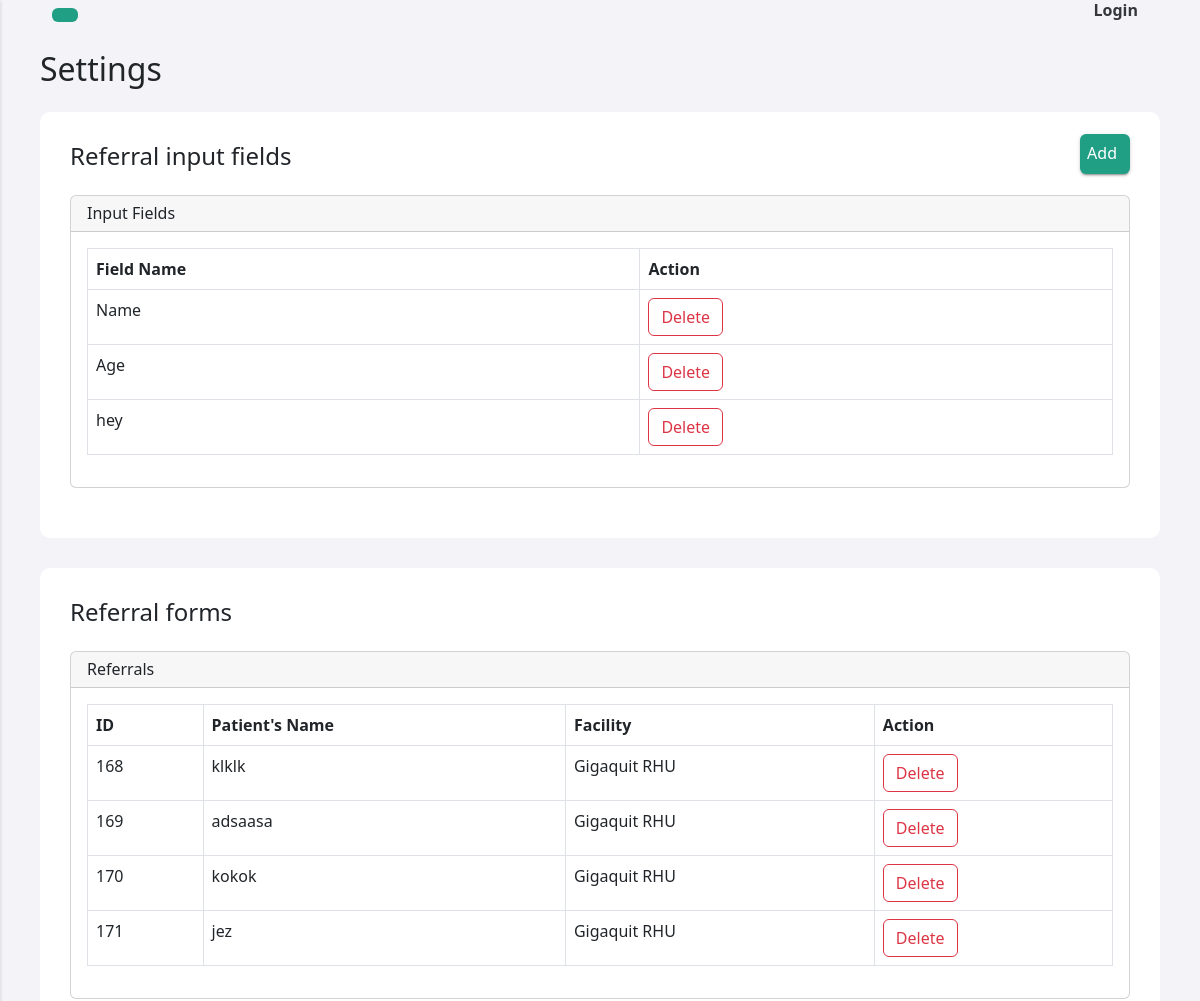
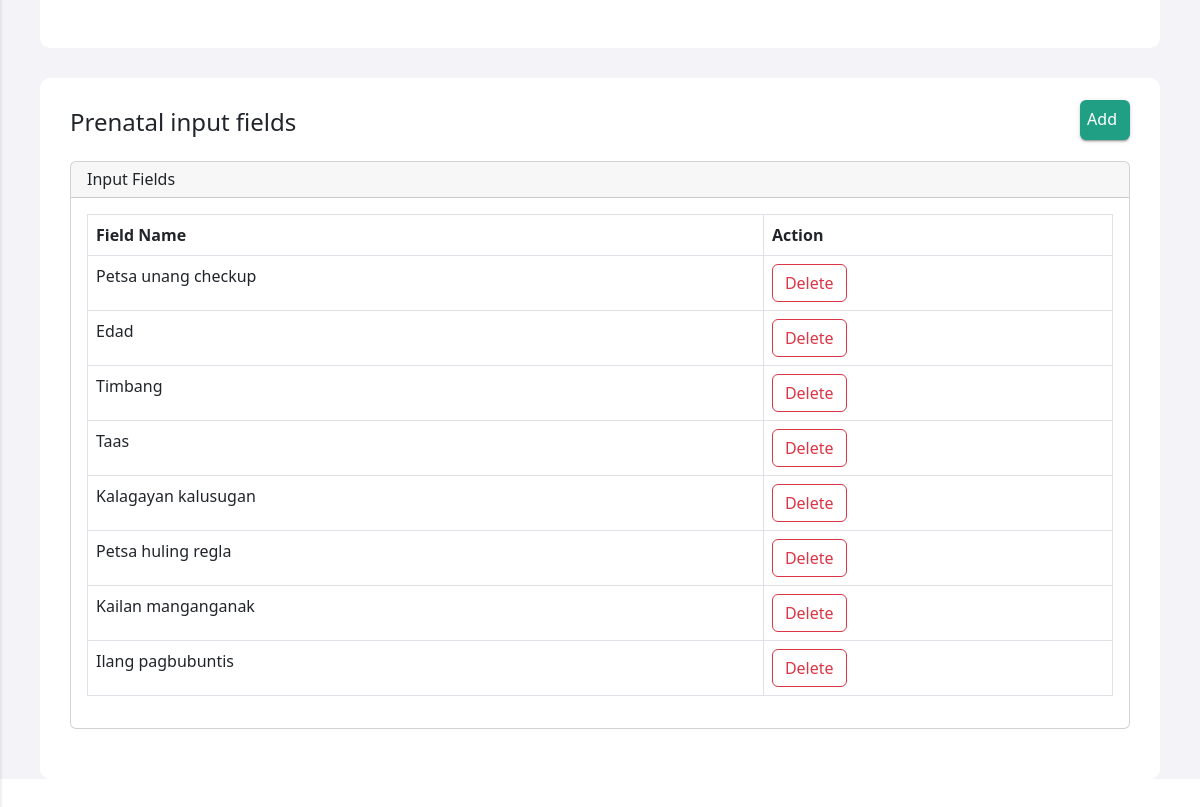
Page /settings.php (signed in) on the earlier database version (2 pictures, top to bottom).
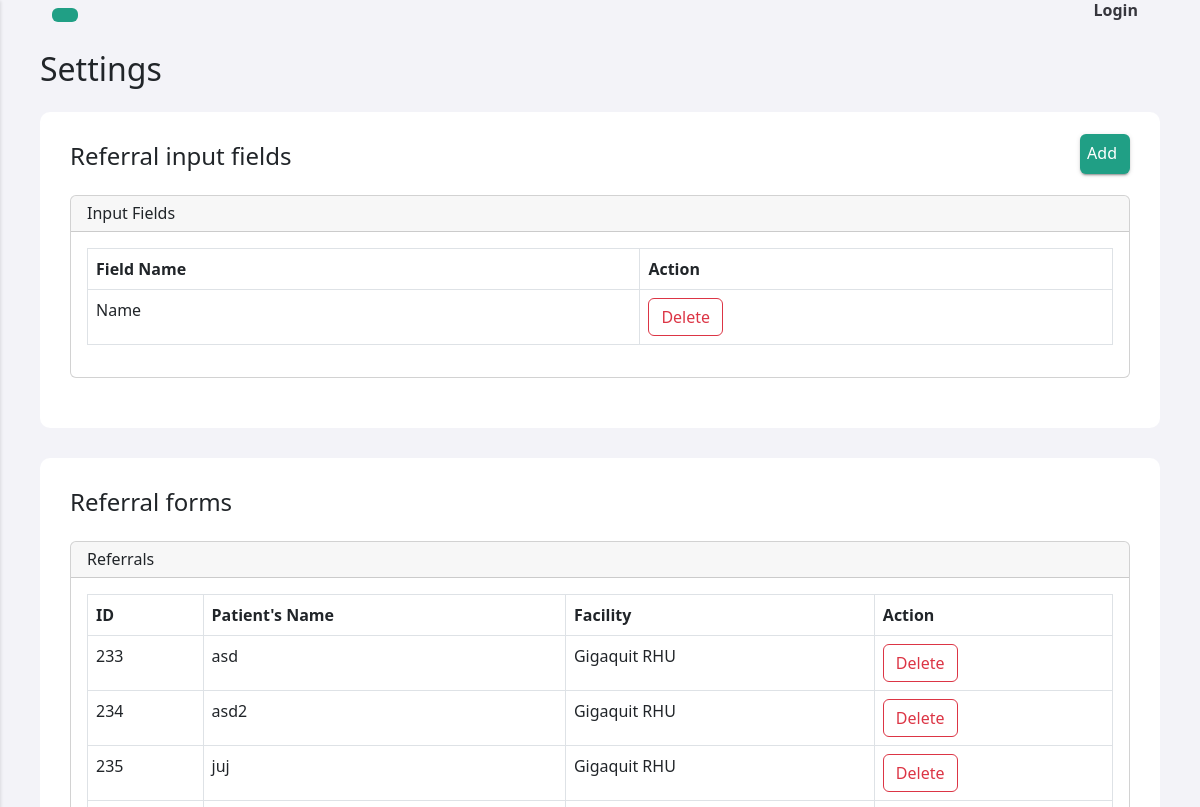
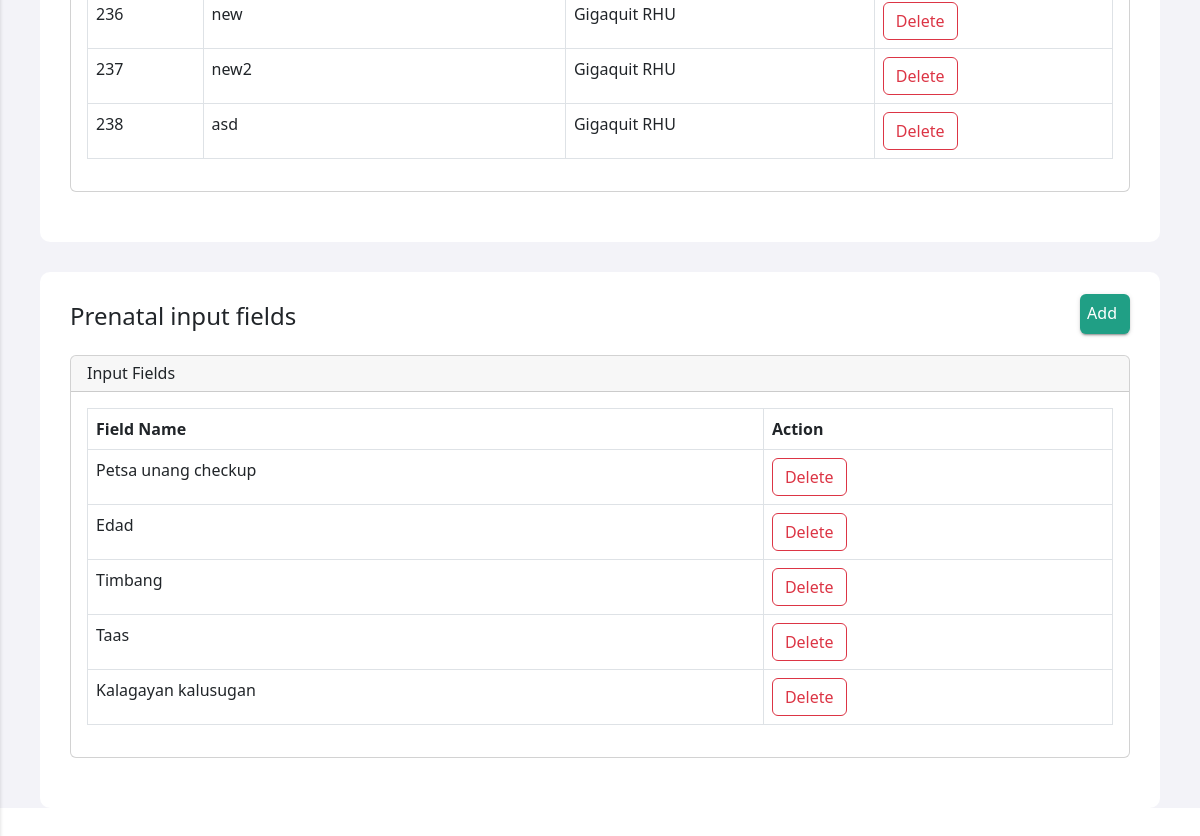
Same page on the later database version (2 pictures, top to bottom).
### tables this page shows
CREATE TABLE `referral_format` (
  `id` int(11) NOT NULL,
  `field_name` varchar(255) NOT NULL
);

CREATE TABLE `referral_forms` (
  `id` int(11) NOT NULL,
  `Name` varchar(255) DEFAULT NULL
);

CREATE TABLE `facilities` (
  `fclt_id` int(11) NOT NULL,
  `fclt_name` varchar(255) NOT NULL,
  `fclt_password` varchar(255) NOT NULL,
  `fclt_ref_id` varchar(255) NOT NULL,
  `fclt_type` varchar(255) NOT NULL,
  `fclt_address` varchar(255) NOT NULL,
  `img_url` text NOT NULL
);

### includes/referral_functions.inc.php (called while the page is built, shortened)
<?php
include 'dbh.inc.php';
function referral_format() {
    global $conn;
    $sql = "SELECT * FROM referral_format";
    $result = mysqli_query($conn, $sql);
    if ($result) {
        $referrals = mysqli_fetch_all($result, MYSQLI_ASSOC);
        return $referrals;
    } else {
        echo "Error executing query: " . mysqli_error($conn);
    }
    return array();
}
function referrals() {
    global $conn;
    $sql = "SELECT referral_forms.*, facilities.fclt_name FROM referral_forms
    INNER JOIN referral_records ON referral_forms.id = referral_records.rfrrl_id
    INNER JOIN facilities ON referral_records.fclt_id = facilities.fclt_id";
    $result = mysqli_query($conn, $sql);
    if ($result) {
        $referrals = mysqli_fetch_all($result, MYSQLI_ASSOC);
        return $referrals;
    } else {
        echo "Error executing query: " . mysqli_error($conn);
    }
    return array();
}

### includes/prenatal_functions.inc.php (called while the page is built, shortened)
<?php
include 'db_conn.php';
function prenatal_format() {
    global $conn;
    $sql = "SHOW COLUMNS FROM patients_details";
    $result = mysqli_query($conn, $sql);
    if ($result) {
        $referrals = mysqli_fetch_all($result, MYSQLI_ASSOC);
        return $referrals;
    } else {
        echo "Error executing query: " . mysqli_error($conn);
    }
    return array();
}

### settings.php (the view, shortened to what this page needs)
<?php
include_once 'header.php';
include_once 'includes/referral_functions.inc.php';
include_once 'includes/prenatal_functions.inc.php';
$referral_format = referral_format();
$referrals = referrals();
$prenatal_format = prenatal_format();
?>
<h2 class="left-heading mb-4">Settings</h2>
<div class="feed">
<div class="head">
<h4 class="left-heading mb-4">Referral input fields</h4>
<button type="button" class="right-button btn " data-bs-toggle="modal" data-bs-target="#staticBackdrop"><i class="fi fi-br-plus"></i> Add</button>
</div>
  <div class="card">
  <h6 class="card-header">Input Fields</h6>
  <div class="card-body">
  <table id="fieldTable" class="table table-bordered table-hover">
  <thead>
    <tr>
      <th scope="col">Field Name</th>
      <th scope="col">Action</th>
    </tr>
  </thead>
  <tbody>
    <?php
    foreach ($referral_format as $referral) {
      if ($referral['field_name'] !== 'id') {
          $fieldName = str_replace('_', ' ', $referral['field_name']);
          ?>
          <tr>
              <td><?= $fieldName ?></td>
              <td>
                  <button type="button" value="<?= $referral['field_name']; ?>" class="deleteField btn btn-outline-danger">Delete</button>
              </td>
          </tr>
          <?php
      }
    }
    ?>
  </tbody>
</table>
  </div>
</div>
</div>
  <div class="feed">
  <h4 class="left-heading mb-4">Referral forms</h4>
  <div class="card">
  <h6 class="card-header">Referrals</h6>
  <div class="card-body">
  <table id="referralsTable" class="table table-bordered table-hover">
  <thead>
    <tr>
      <th scope="col">ID</th>
      <th scope="col">Patient's Name</th>
      <th scope="col">Facility</th>
      <th scope="col">Action</th>
    </tr>
  </thead>
  <tbody>
        <?php
        foreach ($referrals as $referrals) {
            ?>
            <tr>
            <td><?=$referrals['id']?></td>
            <td><?=$referrals['Name']?></td>
            <td><?=$referrals['fclt_name']?></td>
            <td>
            <button type="button" value="<?=$referrals['id'];?>" class="deleteReferral btn btn-outline-danger">Delete</button>
            </td>
            </tr>
            <?php
        }
        ?>
            </tbody>
</table>
  </div>
</div>
</div>
<div class="feed">
<div class="head">
<h4 class="left-heading mb-4">Prenatal input fields</h4>
<button type="button" class="right-button btn " data-bs-toggle="modal" data-bs-target="#prenatalModalAdd"><i class="fi fi-br-plus"></i> Add</button>
</div>
  <div class="card">
  <h6 class="card-header">Input Fields</h6>
  <div class="card-body">
  <table id="prenatalFieldTable" class="table table-bordered table-hover">
  <thead>
    <tr>
      <th scope="col">Field Name</th>
      <th scope="col">Action</th>
    </tr>
  </thead>
  <tbody>
  <?php
    foreach ($prenatal_format as $referral) {
        if ($referral['Field'] !== 'patients_details_id' && $referral['Field'] !== 'patients_id') {
            $fieldName = str_replace('_', ' ', $referral['Field']);
            $fieldName = ucfirst($fieldName);
            ?>
            <tr>
                <td><?= $fieldName ?></td>
                <td>
                    <button type="button" value="<?= $referral['Field']; ?>" class="deletePrenatalField btn btn-outline-danger">Delete</button>
                </td>
            </tr>
            <?php
        }
    }
    ?>
  </tbody>
</table>
  </div>
</div>
</div>
    <?php
require 'footer.php';
?>

Differences in the rows shown:
removed referral_format: field_name "Age"
removed referral_format: field_name "hey"
removed referral_forms: id "168", Name "klklk", facilities.fclt_name "Gigaquit RHU"
removed referral_forms: id "169", Name "adsaasa", facilities.fclt_name "Gigaquit RHU"
removed referral_forms: id "170", Name "kokok", facilities.fclt_name "Gigaquit RHU"
removed referral_forms: id "171", Name "jez", facilities.fclt_name "Gigaquit RHU"
added referral_forms: id "233", Name "asd", facilities.fclt_name "Gigaquit RHU"
added referral_forms: id "234", Name "asd2", facilities.fclt_name "Gigaquit RHU"
added referral_forms: id "235", Name "juj", facilities.fclt_name "Gigaquit RHU"
added referral_forms: id "236", Name "new", facilities.fclt_name "Gigaquit RHU"
added referral_forms: id "237", Name "new2", facilities.fclt_name "Gigaquit RHU"
added referral_forms: id "238", Name "asd", facilities.fclt_name "Gigaquit RHU"
Other differences:
list line gone: "Petsa huling regla Delete"
list line gone: "Kailan manganganak Delete"
list line gone: "Ilang pagbubuntis Delete"
